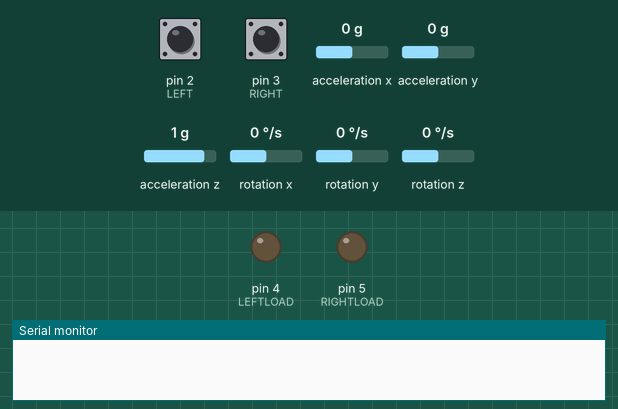
Bench run of a program on a simulated Arduino Uno, built with avr-gcc and run on an emulated ATmega328P. On the bench: output pins drawn as LEDs (lit = HIGH), the last lines printed to the serial monitor. Dashed ring = blinking. Inputs (shaded band) come from the test bench; at power-on: pin 2 (LEFT) HIGH, pin 3 (RIGHT) HIGH, rotation z 0 °/s, acceleration x 0 g, acceleration y 0 g, acceleration z 1 g, rotation x 0 °/s, rotation y 0 °/s.

Above: at 1.2 s.
1.3 s: pin 2 (LEFT) pulled LOW for 0.15 s
At 2.3 s:
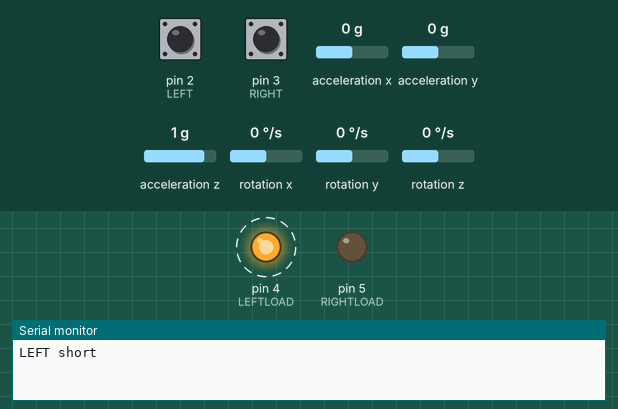
4.4 s: pin 3 (RIGHT) pulled LOW for 0.15 s
At 5.3 s:
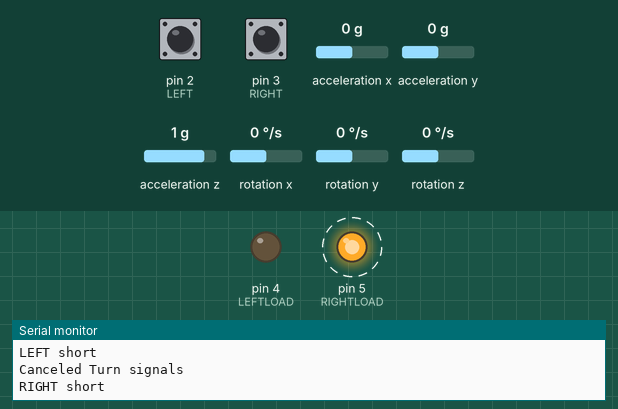
7.5 s: pin 2 (LEFT) pulled LOW for 1 s
At 9.4 s:
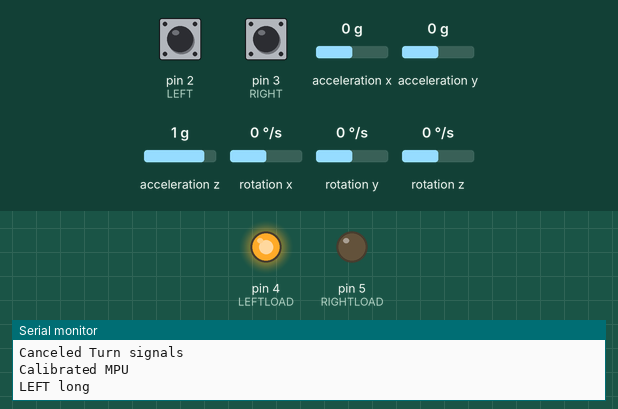
10.5 s: rotation z set to -192 °/s
At 11.3 s:
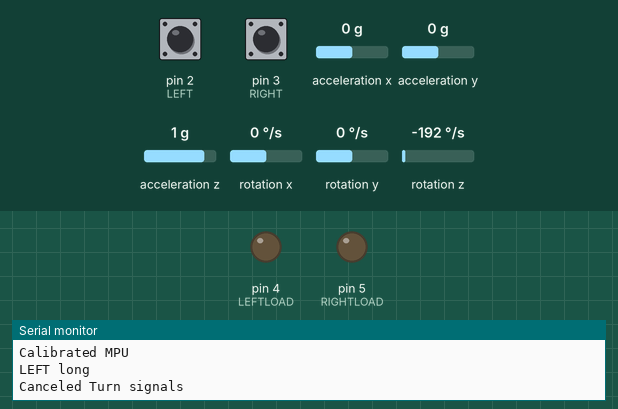
12.0 s: pin 3 (RIGHT) pulled LOW for 1 s
At 12.9 s:
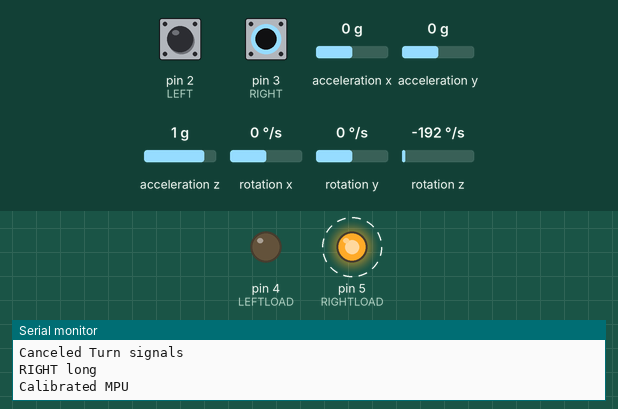
15.0 s: pin 3 (RIGHT) pulled LOW for 3.2 s
At 15.7 s:
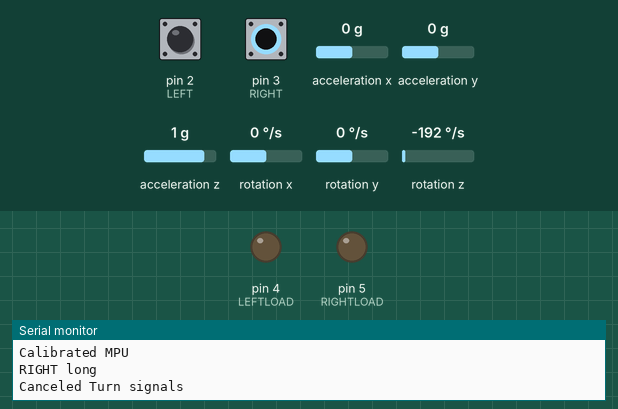
Timing chart, 0 to 18.0 s (numbered marks = the images above; inputs shaded):
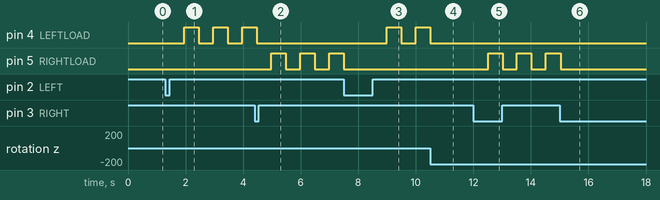

Measured:
- after the input at 1.3 s, pin 4 (LEFTLOAD): alternates HIGH for 0.50 s and LOW for 0.50 s, starting after 0.66 s
- after the input at 4.4 s, pin 5 (RIGHTLOAD): alternates HIGH for 0.50 s and LOW for 0.50 s, starting after 0.58 s
- after the input at 7.5 s, pin 4 (LEFTLOAD): LOW → HIGH after 1.5 s, → LOW 0.50 s later, → HIGH 0.50 s later
- after the input at 10.5 s, pin 4 (LEFTLOAD): goes on until 10.5 s, then stays LOW
- after the input at 12.0 s, pin 5 (RIGHTLOAD): alternates HIGH for 0.50 s and LOW for 0.50 s, starting after 0.51 s
- after the input at 15.0 s, pin 5 (RIGHTLOAD): goes on until 15.0 s, then stays LOW

The program:

main.cpp
```cpp
#include <Wire.h>
#include <MPU6050.h>

MPU6050 mpu;

#define LEFT                  2
#define RIGHT                 3

#define LEFTLOAD              4
#define RIGHTLOAD             5

#define CANCELATION_ANGLE     10
#define TURN_QUALIFIER        45


//===========Buttons routine declarations===============//

unsigned long buttonTimer = 0;
unsigned long longPressTime = 500;

boolean buttonActive = false;
boolean longPressActive = false;

enum buttons {
  left = LEFTLOAD,
  right = RIGHTLOAD,
  none
};


//===========Turn Signals routine declarations============//
buttons ledBlinking = none;
#define SHORTBLINKTIMES         3
#define BLINKSAJUSTED           SHORTBLINKTIMES * 2
int blinks = SHORTBLINKTIMES; // because it goes on an off so double the itterations
bool shortBlinking = false;

int leftButtonState = 0;
int rightButtonState = 0;
bool isTurned = false;


// Timers
unsigned long timer = 0;
float timeStep = 0.01;

long previousMillis = 0;
unsigned long interval = 500;

float yaw = 0;
bool isBlinking = false;
bool blinkState = LOW;


void cancelTurnSignals()
{
  shortBlinking = false;
  digitalWrite(ledBlinking, LOW);
  isBlinking = false;
  ledBlinking = none;
  leftButtonState = HIGH;
  rightButtonState = HIGH;
  isTurned = false;
  Serial.println("Canceled Turn signals");
}


void activateTurnSignal(buttons dir){
  if(!isBlinking) {
      mpu.calibrateGyro(10); //added for calibrating bf turn.
      yaw = 0;
      Serial.println("Calibrated MPU");
      isBlinking = true;
      ledBlinking = dir;
  } else {
      cancelTurnSignals();
      delay(250);
  }
}

void setup()
{
  Serial.begin(115200);

  pinMode(LEFT, INPUT_PULLUP);
  pinMode(RIGHT, INPUT_PULLUP);

  pinMode(LEFTLOAD, OUTPUT);
  pinMode(RIGHTLOAD, OUTPUT);

  while(!mpu.begin(MPU6050_SCALE_2000DPS, MPU6050_RANGE_2G))
  {
    Serial.println("Could not find a valid MPU6050 sensor, check wiring!");
    delay(500);
  }
  mpu.calibrateGyro(10);
  mpu.setThreshold(3);
}

void activateShortBlinks(buttons dir){
  blinks = SHORTBLINKTIMES*2;
  isBlinking = true;
  ledBlinking = dir;
  shortBlinking = true;
}

void loop()
{

  if (digitalRead(LEFT) == LOW || digitalRead(RIGHT) ==  LOW) {
    leftButtonState = digitalRead(LEFT);
    rightButtonState = digitalRead(RIGHT);

		if (!buttonActive) {
			buttonActive = true;
			buttonTimer = millis();
		}
		if ((millis() - buttonTimer > longPressTime) && (longPressActive == false)) {
			longPressActive = true;
      if(leftButtonState == LOW){
        activateTurnSignal(left);
        Serial.println("LEFT long");
      }else if(rightButtonState == LOW){
        Serial.println("RIGHT long");
        activateTurnSignal(right);
      }
		}
	} else {
		if (buttonActive == true) {
			if (longPressActive == true) {
				longPressActive = false;
			} else {
        if(isBlinking){
          cancelTurnSignals();
        } else {
          if(leftButtonState == LOW){
          activateShortBlinks(left);
          Serial.println("LEFT short");
          }else if(rightButtonState == LOW){
            Serial.println("RIGHT short");
            activateShortBlinks(right);
          }
        }

			}
			buttonActive = false;
		}
	}

   unsigned long currentMillis = millis();

  if(isBlinking && currentMillis - previousMillis > interval) {
    previousMillis = currentMillis;
    digitalWrite(ledBlinking, blinkState);
    blinkState = !blinkState;

    if(shortBlinking && blinks > 0){
      blinks--;
    } else if (shortBlinking && blinks==0){
      cancelTurnSignals();
    }
  }

  timer = millis();
  Vector norm = mpu.readNormalizeGyro();
  yaw = yaw + norm.ZAxis * timeStep;
  delay((timeStep*1000) - (millis() - timer));

  if(!shortBlinking && isBlinking){
    if(!isTurned && (yaw > TURN_QUALIFIER || yaw < -TURN_QUALIFIER)){
      isTurned = true;
    } else if (isTurned && ((ledBlinking == left && yaw < CANCELATION_ANGLE) || (ledBlinking == right && yaw > -CANCELATION_ANGLE))){
      cancelTurnSignals();
    }
  }
}
```
